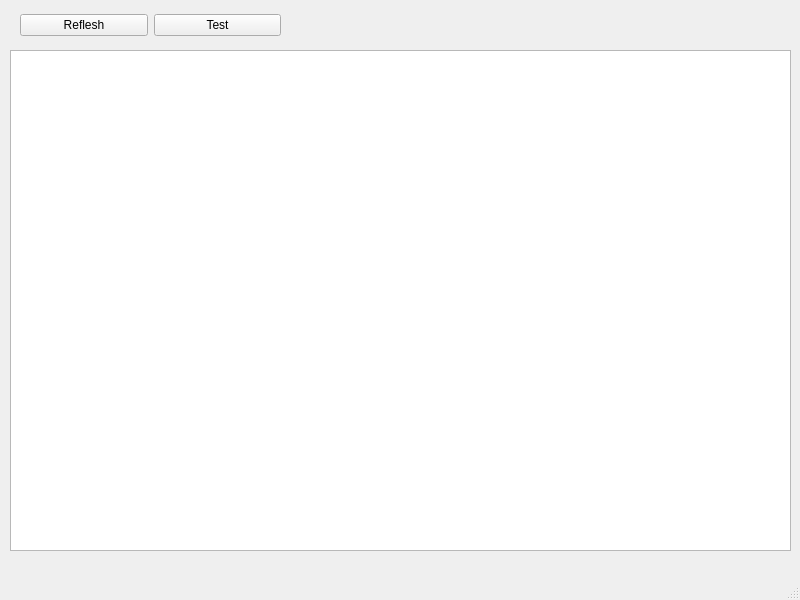
<?xml version="1.0" encoding="UTF-8"?>
<ui version="4.0">
 <class>MainWindow</class>
 <widget class="QMainWindow" name="MainWindow">
  <property name="geometry">
   <rect>
    <x>0</x>
    <y>0</y>
    <width>800</width>
    <height>600</height>
   </rect>
  </property>
  <property name="windowTitle">
   <string>MainWindow</string>
  </property>
  <widget class="QWidget" name="centralwidget">
   <widget class="QWidget" name="horizontalLayoutWidget">
    <property name="geometry">
     <rect>
      <x>20</x>
      <y>10</y>
      <width>261</width>
      <height>31</height>
     </rect>
    </property>
    <layout class="QHBoxLayout" name="horizontalLayout">
     <item>
      <widget class="QPushButton" name="pushButton">
       <property name="text">
        <string>Reflesh</string>
       </property>
      </widget>
     </item>
     <item>
      <widget class="QPushButton" name="pushButton_2">
       <property name="text">
        <string>Test</string>
       </property>
      </widget>
     </item>
    </layout>
   </widget>
   <widget class="QTableView" name="tableView">
    <property name="geometry">
     <rect>
      <x>10</x>
      <y>50</y>
      <width>781</width>
      <height>501</height>
     </rect>
    </property>
    <property name="editTriggers">
     <set>QAbstractItemView::NoEditTriggers</set>
    </property>
    <property name="selectionBehavior">
     <enum>QAbstractItemView::SelectRows</enum>
    </property>
   </widget>
  </widget>
  <widget class="QMenuBar" name="menubar">
   <property name="geometry">
    <rect>
     <x>0</x>
     <y>0</y>
     <width>800</width>
     <height>22</height>
    </rect>
   </property>
  </widget>
  <widget class="QStatusBar" name="statusbar"/>
 </widget>
 <resources/>
 <connections>
  <connection>
   <sender>pushButton_2</sender>
   <signal>clicked()</signal>
   <receiver>tableView</receiver>
   <slot>show()</slot>
   <hints>
    <hint type="sourcelabel">
     <x>248</x>
     <y>42</y>
    </hint>
    <hint type="destinationlabel">
     <x>245</x>
     <y>123</y>
    </hint>
   </hints>
  </connection>
 </connections>
</ui>
